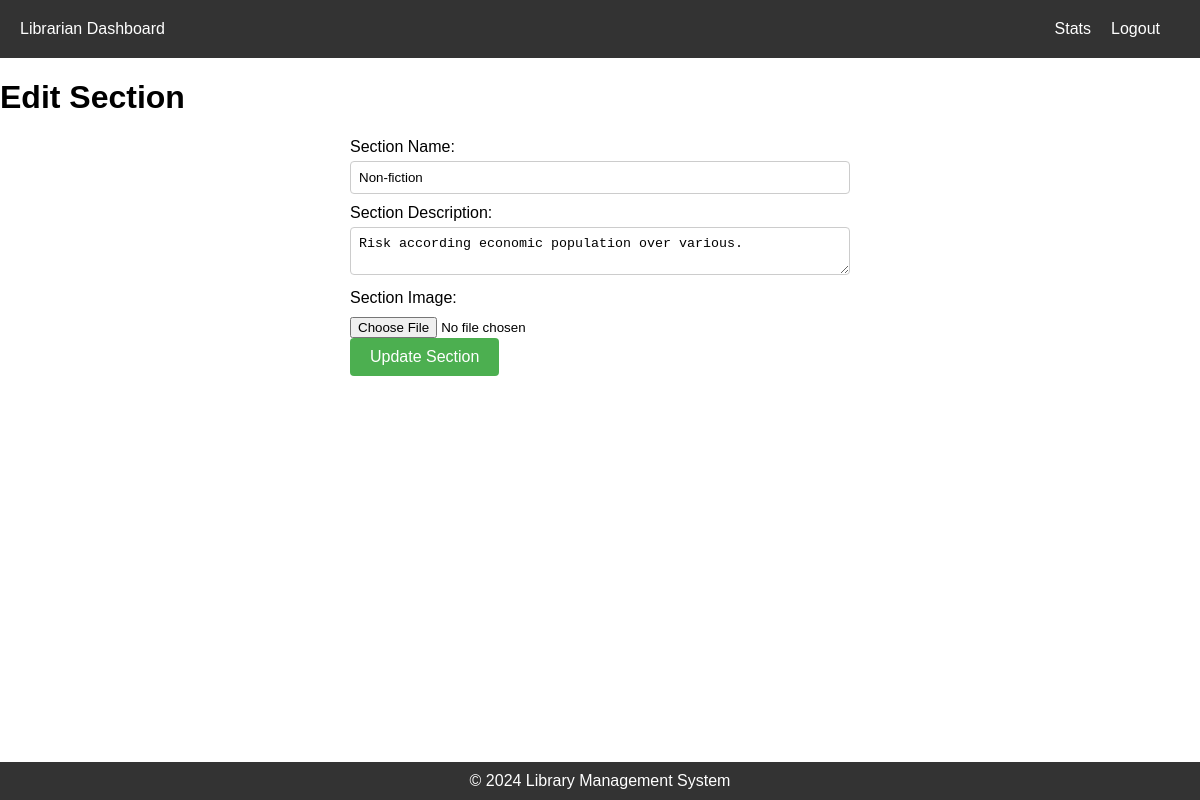
Before: /edit_section/1 with the older database file.
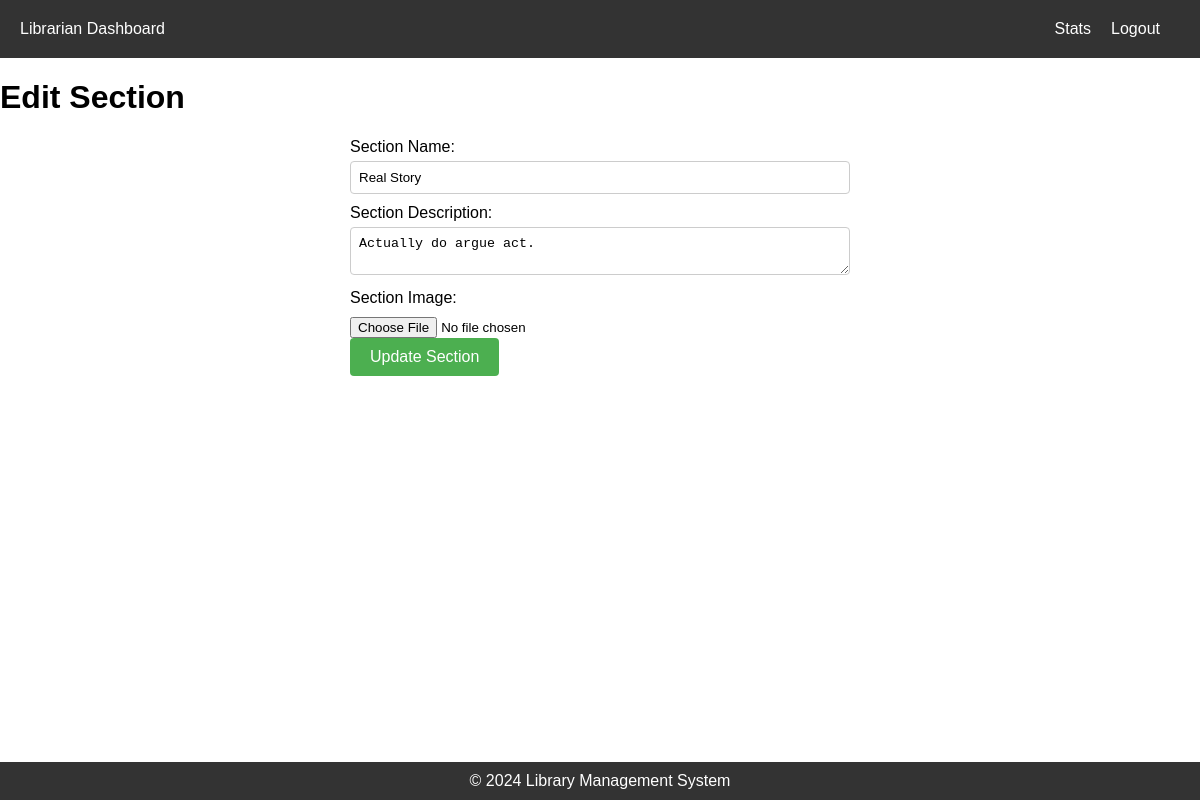
After: the same page with the newer database file.
### application/models.py (models this page shows, shortened)
class Section(db.Model):
    id = db.Column(db.Integer, primary_key=True)
    name = db.Column(db.String(100), nullable=False, unique=True)
    description = db.Column(db.Text, nullable=True)
    image = db.Column(db.String(255), nullable=True)  # Image URL or file path
    date_added = db.Column(db.DateTime, nullable=False, default=db.func.current_timestamp())
    books = relationship('Book', back_populates='section')

### application/routes.py (the view, shortened to what this page needs)
@app.route('/edit_section/<int:section_id>', methods=['GET', 'POST'])
def edit_section(section_id):
    section = Section.query.get_or_404(section_id)
    ALLOWED_EXTENSIONS = {'png', 'jpg', 'jpeg', 'gif'}
    UPLOAD_FOLDER = 'assets'
    app.config['UPLOAD_FOLDER'] = UPLOAD_FOLDER
    return render_template('librarian/section/edit_section.html', section=section)

### templates/librarian/section/edit_section.html (shortened to what this page needs)
<!DOCTYPE html>
<html lang="en">
<head>
  <link rel="stylesheet" href="{{ url_for('static', filename='librarian_nav.css') }}">
  <link rel="stylesheet" href="{{ url_for('static', filename='edit_section.css') }}">
  <link rel="stylesheet" href="{{ url_for('static', filename='footer.css') }}">
</head>
<body>
  <header>
    <nav>
      <ul>
        <li><a href="{{ url_for('librarian_dashboard') }}">Librarian Dashboard</a></li>
        <li class="navbar-right"><a href="{{ url_for('logout') }}">Logout</a></li>
        <li class="navbar-right"><a href="{{ url_for('librarian_statistics') }}">Stats</a></li>
      </ul>
    </nav>
  </header>
  <h1>Edit Section</h1>
  <form action="{{ url_for('edit_section', section_id=section.id) }}" method="post" enctype="multipart/form-data">
    <label for="section_name">Section Name:</label>
    <input type="text" name="section_name" id="section_name" value="{{ section.name }}" required><br>
    <label for="section_description">Section Description:</label>
    <textarea name="section_description" id="section_description">{{ section.description }}</textarea><br>
    <label for="section_image">Section Image:</label>
    <input type="file" name="section_image" id="section_image"><br>
    <button type="submit">Update Section</button>
  </form>
</body>
<footer>
    <p>&copy; 2024 Library Management System</p>
</footer>
</html>

Changed rows visible on the page:
changed Section: section_name "Non-fiction" → "Real Story"; section_description "Risk according economic population over various." → "Actually do argue act."
